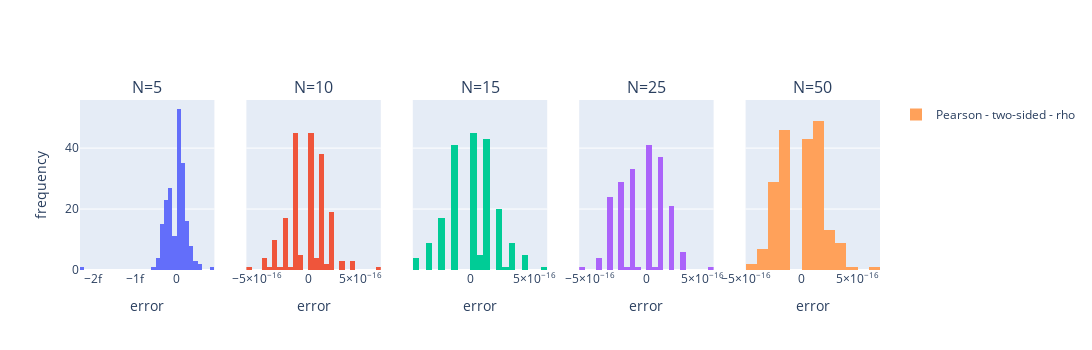
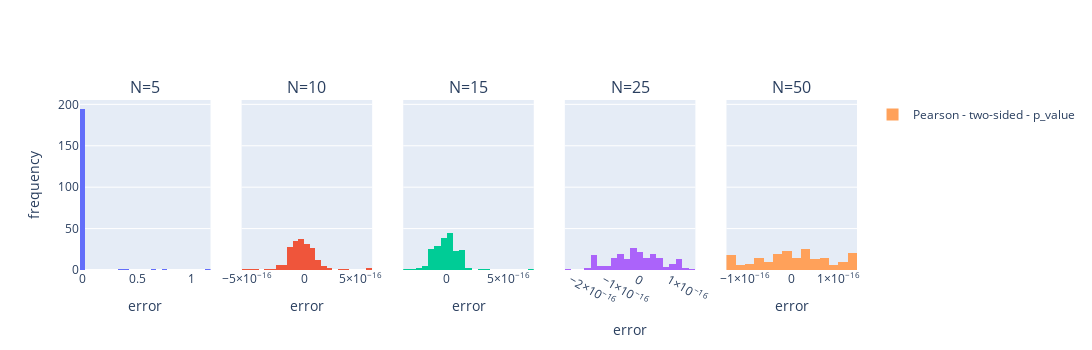
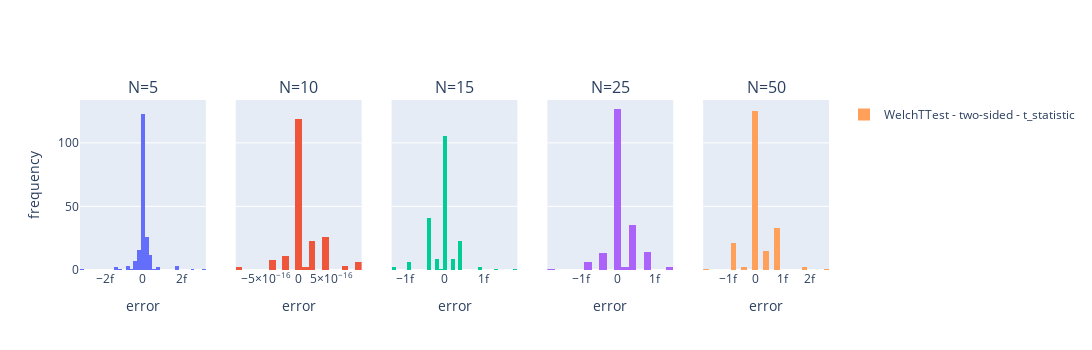
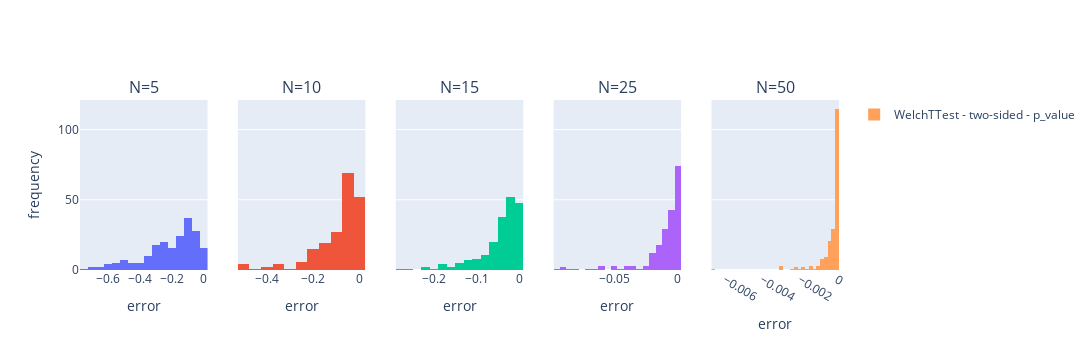

Notebook cell for these charts, in order:
### Code cell
import os

# load every test dataset
from sail_safe_functions.aggregator.data_frame_federated import DataFrameFederated
from sail_safe_functions.aggregator.data_model.data_model_series import DataModelSeries
from sail_safe_functions.aggregator.series_federated import SeriesFederated
from sail_safe_functions.test.helper_sail_safe_functions.tools_data_test import ToolsDataTest



import numpy
from sail_safe_functions.aggregator.statistics.pearson import Pearson
from sail_safe_functions.aggregator.statistics.spearman import Spearman
from sail_safe_functions.aggregator.statistics.welch_t_test import WelchTTest
from sail_safe_functions.aggregator.statistics.student_t_test import StudentTTest
from sail_safe_functions.aggregator.statistics.mann_whitney_u_test import MannWhitneyUTest


list_sample_size = [5, 10, 15, 25, 50]
effect_size = 1.0
is_paired = True
significance = 0.05
run_count = 200



list_estimator = []
list_estimator.append(Pearson(alternative="two-sided"))
list_estimator.append(WelchTTest(alternative="two-sided"))
list_estimator.append(StudentTTest(alternative="two-sided"))
list_estimator.append(Spearman(alternative="two-sided", type_ranking="cdf"))
list_estimator.append(MannWhitneyUTest(alternative="two-sided", type_ranking="cdf"))
for estimator in list_estimator:
    for target_estimate_name in estimator.list_estimate_name:
        list_experiment = []
        for sample_size in list_sample_size:
            experiment = experiment_bias_variance_two_sample(estimator, two_sample_uniform_low_res, sample_size, effect_size, is_paired, significance, run_count, target_estimate_name)
            list_experiment.append(experiment)
        plot_experiment_bias_variance_two_sample_hist(list_experiment)

### Figure 1 — Plotly figure (JSON) as saved in the notebook; plotly's stock layout.template omitted (floating-point values rounded to 4 significant figures; data arrays with more than 128 entries replaced by an {"elided": "..."} marker saying what was removed)
{"data": [{"histfunc": "count", "legendgroup": "Pearson - two-sided - rho", "name": "Pearson - two-sided - rho", "showlegend": false, "type": "histogram", "x": {"elided": "200 float values"}, "xaxis": "x", "yaxis": "y"}, {"histfunc": "count", "legendgroup": "Pearson - two-sided - rho", "name": "Pearson - two-sided - rho", "showlegend": false, "type": "histogram", "x": {"elided": "200 float values"}, "xaxis": "x2", "yaxis": "y2"}, {"histfunc": "count", "legendgroup": "Pearson - two-sided - rho", "name": "Pearson - two-sided - rho", "showlegend": false, "type": "histogram", "x": {"elided": "200 float values"}, "xaxis": "x3", "yaxis": "y3"}, {"histfunc": "count", "legendgroup": "Pearson - two-sided - rho", "name": "Pearson - two-sided - rho", "showlegend": false, "type": "histogram", "x": {"elided": "200 float values"}, "xaxis": "x4", "yaxis": "y4"}, {"histfunc": "count", "legendgroup": "Pearson - two-sided - rho", "name": "Pearson - two-sided - rho", "showlegend": true, "type": "histogram", "x": {"elided": "200 float values"}, "xaxis": "x5", "yaxis": "y5"}], "layout": {"annotations": [{"font": {"size": 16}, "showarrow": false, "text": "N=5", "x": 0.084, "xanchor": "center", "xref": "paper", "y": 1, "yanchor": "bottom", "yref": "paper"}, {"font": {"size": 16}, "showarrow": false, "text": "N=10", "x": 0.292, "xanchor": "center", "xref": "paper", "y": 1, "yanchor": "bottom", "yref": "paper"}, {"font": {"size": 16}, "showarrow": false, "text": "N=15", "x": 0.5, "xanchor": "center", "xref": "paper", "y": 1, "yanchor": "bottom", "yref": "paper"}, {"font": {"size": 16}, "showarrow": false, "text": "N=25", "x": 0.708, "xanchor": "center", "xref": "paper", "y": 1, "yanchor": "bottom", "yref": "paper"}, {"font": {"size": 16}, "showarrow": false, "text": "N=50", "x": 0.916, "xanchor": "center", "xref": "paper", "y": 1, "yanchor": "bottom", "yref": "paper"}], "height": 350, "showlegend": true, "width": 1200, "xaxis": {"anchor": "y", "domain": [0, 0.168], "title": {"text": "error"}}, "xaxis2": {"anchor": "y2", "domain": [0.208, 0.376], "title": {"text": "error"}}, "xaxis3": {"anchor": "y3", "domain": [0.416, 0.584], "title": {"text": "error"}}, "xaxis4": {"anchor": "y4", "domain": [0.624, 0.792], "title": {"text": "error"}}, "xaxis5": {"anchor": "y5", "domain": [0.832, 1], "title": {"text": "error"}}, "yaxis": {"anchor": "x", "domain": [0, 1], "title": {"text": "frequency"}}, "yaxis2": {"anchor": "x2", "domain": [0, 1], "matches": "y", "showticklabels": false}, "yaxis3": {"anchor": "x3", "domain": [0, 1], "matches": "y", "showticklabels": false}, "yaxis4": {"anchor": "x4", "domain": [0, 1], "matches": "y", "showticklabels": false}, "yaxis5": {"anchor": "x5", "domain": [0, 1], "matches": "y", "showticklabels": false}}}

### Figure 2 — Plotly figure (JSON) as saved in the notebook; plotly's stock layout.template omitted (floating-point values rounded to 4 significant figures; data arrays with more than 128 entries replaced by an {"elided": "..."} marker saying what was removed)
{"data": [{"histfunc": "count", "legendgroup": "Pearson - two-sided - p_value", "name": "Pearson - two-sided - p_value", "showlegend": false, "type": "histogram", "x": {"elided": "200 float values"}, "xaxis": "x", "yaxis": "y"}, {"histfunc": "count", "legendgroup": "Pearson - two-sided - p_value", "name": "Pearson - two-sided - p_value", "showlegend": false, "type": "histogram", "x": {"elided": "200 float values"}, "xaxis": "x2", "yaxis": "y2"}, {"histfunc": "count", "legendgroup": "Pearson - two-sided - p_value", "name": "Pearson - two-sided - p_value", "showlegend": false, "type": "histogram", "x": {"elided": "200 float values"}, "xaxis": "x3", "yaxis": "y3"}, {"histfunc": "count", "legendgroup": "Pearson - two-sided - p_value", "name": "Pearson - two-sided - p_value", "showlegend": false, "type": "histogram", "x": {"elided": "200 float values"}, "xaxis": "x4", "yaxis": "y4"}, {"histfunc": "count", "legendgroup": "Pearson - two-sided - p_value", "name": "Pearson - two-sided - p_value", "showlegend": true, "type": "histogram", "x": {"elided": "200 float values"}, "xaxis": "x5", "yaxis": "y5"}], "layout": {"annotations": [{"font": {"size": 16}, "showarrow": false, "text": "N=5", "x": 0.084, "xanchor": "center", "xref": "paper", "y": 1, "yanchor": "bottom", "yref": "paper"}, {"font": {"size": 16}, "showarrow": false, "text": "N=10", "x": 0.292, "xanchor": "center", "xref": "paper", "y": 1, "yanchor": "bottom", "yref": "paper"}, {"font": {"size": 16}, "showarrow": false, "text": "N=15", "x": 0.5, "xanchor": "center", "xref": "paper", "y": 1, "yanchor": "bottom", "yref": "paper"}, {"font": {"size": 16}, "showarrow": false, "text": "N=25", "x": 0.708, "xanchor": "center", "xref": "paper", "y": 1, "yanchor": "bottom", "yref": "paper"}, {"font": {"size": 16}, "showarrow": false, "text": "N=50", "x": 0.916, "xanchor": "center", "xref": "paper", "y": 1, "yanchor": "bottom", "yref": "paper"}], "height": 350, "showlegend": true, "width": 1200, "xaxis": {"anchor": "y", "domain": [0, 0.168], "title": {"text": "error"}}, "xaxis2": {"anchor": "y2", "domain": [0.208, 0.376], "title": {"text": "error"}}, "xaxis3": {"anchor": "y3", "domain": [0.416, 0.584], "title": {"text": "error"}}, "xaxis4": {"anchor": "y4", "domain": [0.624, 0.792], "title": {"text": "error"}}, "xaxis5": {"anchor": "y5", "domain": [0.832, 1], "title": {"text": "error"}}, "yaxis": {"anchor": "x", "domain": [0, 1], "title": {"text": "frequency"}}, "yaxis2": {"anchor": "x2", "domain": [0, 1], "matches": "y", "showticklabels": false}, "yaxis3": {"anchor": "x3", "domain": [0, 1], "matches": "y", "showticklabels": false}, "yaxis4": {"anchor": "x4", "domain": [0, 1], "matches": "y", "showticklabels": false}, "yaxis5": {"anchor": "x5", "domain": [0, 1], "matches": "y", "showticklabels": false}}}

### Figure 3 — Plotly figure (JSON) as saved in the notebook; plotly's stock layout.template omitted (floating-point values rounded to 4 significant figures; data arrays with more than 128 entries replaced by an {"elided": "..."} marker saying what was removed)
{"data": [{"histfunc": "count", "legendgroup": "WelchTTest - two-sided - t_statistic", "name": "WelchTTest - two-sided - t_statistic", "showlegend": false, "type": "histogram", "x": {"elided": "200 float values"}, "xaxis": "x", "yaxis": "y"}, {"histfunc": "count", "legendgroup": "WelchTTest - two-sided - t_statistic", "name": "WelchTTest - two-sided - t_statistic", "showlegend": false, "type": "histogram", "x": {"elided": "200 float values"}, "xaxis": "x2", "yaxis": "y2"}, {"histfunc": "count", "legendgroup": "WelchTTest - two-sided - t_statistic", "name": "WelchTTest - two-sided - t_statistic", "showlegend": false, "type": "histogram", "x": {"elided": "200 float values"}, "xaxis": "x3", "yaxis": "y3"}, {"histfunc": "count", "legendgroup": "WelchTTest - two-sided - t_statistic", "name": "WelchTTest - two-sided - t_statistic", "showlegend": false, "type": "histogram", "x": {"elided": "200 float values"}, "xaxis": "x4", "yaxis": "y4"}, {"histfunc": "count", "legendgroup": "WelchTTest - two-sided - t_statistic", "name": "WelchTTest - two-sided - t_statistic", "showlegend": true, "type": "histogram", "x": {"elided": "200 float values"}, "xaxis": "x5", "yaxis": "y5"}], "layout": {"annotations": [{"font": {"size": 16}, "showarrow": false, "text": "N=5", "x": 0.084, "xanchor": "center", "xref": "paper", "y": 1, "yanchor": "bottom", "yref": "paper"}, {"font": {"size": 16}, "showarrow": false, "text": "N=10", "x": 0.292, "xanchor": "center", "xref": "paper", "y": 1, "yanchor": "bottom", "yref": "paper"}, {"font": {"size": 16}, "showarrow": false, "text": "N=15", "x": 0.5, "xanchor": "center", "xref": "paper", "y": 1, "yanchor": "bottom", "yref": "paper"}, {"font": {"size": 16}, "showarrow": false, "text": "N=25", "x": 0.708, "xanchor": "center", "xref": "paper", "y": 1, "yanchor": "bottom", "yref": "paper"}, {"font": {"size": 16}, "showarrow": false, "text": "N=50", "x": 0.916, "xanchor": "center", "xref": "paper", "y": 1, "yanchor": "bottom", "yref": "paper"}], "height": 350, "showlegend": true, "width": 1200, "xaxis": {"anchor": "y", "domain": [0, 0.168], "title": {"text": "error"}}, "xaxis2": {"anchor": "y2", "domain": [0.208, 0.376], "title": {"text": "error"}}, "xaxis3": {"anchor": "y3", "domain": [0.416, 0.584], "title": {"text": "error"}}, "xaxis4": {"anchor": "y4", "domain": [0.624, 0.792], "title": {"text": "error"}}, "xaxis5": {"anchor": "y5", "domain": [0.832, 1], "title": {"text": "error"}}, "yaxis": {"anchor": "x", "domain": [0, 1], "title": {"text": "frequency"}}, "yaxis2": {"anchor": "x2", "domain": [0, 1], "matches": "y", "showticklabels": false}, "yaxis3": {"anchor": "x3", "domain": [0, 1], "matches": "y", "showticklabels": false}, "yaxis4": {"anchor": "x4", "domain": [0, 1], "matches": "y", "showticklabels": false}, "yaxis5": {"anchor": "x5", "domain": [0, 1], "matches": "y", "showticklabels": false}}}

### Figure 4 — Plotly figure (JSON) as saved in the notebook; plotly's stock layout.template omitted (floating-point values rounded to 4 significant figures; data arrays with more than 128 entries replaced by an {"elided": "..."} marker saying what was removed)
{"data": [{"histfunc": "count", "legendgroup": "WelchTTest - two-sided - p_value", "name": "WelchTTest - two-sided - p_value", "showlegend": false, "type": "histogram", "x": {"elided": "200 float values"}, "xaxis": "x", "yaxis": "y"}, {"histfunc": "count", "legendgroup": "WelchTTest - two-sided - p_value", "name": "WelchTTest - two-sided - p_value", "showlegend": false, "type": "histogram", "x": {"elided": "200 float values"}, "xaxis": "x2", "yaxis": "y2"}, {"histfunc": "count", "legendgroup": "WelchTTest - two-sided - p_value", "name": "WelchTTest - two-sided - p_value", "showlegend": false, "type": "histogram", "x": {"elided": "200 float values"}, "xaxis": "x3", "yaxis": "y3"}, {"histfunc": "count", "legendgroup": "WelchTTest - two-sided - p_value", "name": "WelchTTest - two-sided - p_value", "showlegend": false, "type": "histogram", "x": {"elided": "200 float values"}, "xaxis": "x4", "yaxis": "y4"}, {"histfunc": "count", "legendgroup": "WelchTTest - two-sided - p_value", "name": "WelchTTest - two-sided - p_value", "showlegend": true, "type": "histogram", "x": {"elided": "200 float values"}, "xaxis": "x5", "yaxis": "y5"}], "layout": {"annotations": [{"font": {"size": 16}, "showarrow": false, "text": "N=5", "x": 0.084, "xanchor": "center", "xref": "paper", "y": 1, "yanchor": "bottom", "yref": "paper"}, {"font": {"size": 16}, "showarrow": false, "text": "N=10", "x": 0.292, "xanchor": "center", "xref": "paper", "y": 1, "yanchor": "bottom", "yref": "paper"}, {"font": {"size": 16}, "showarrow": false, "text": "N=15", "x": 0.5, "xanchor": "center", "xref": "paper", "y": 1, "yanchor": "bottom", "yref": "paper"}, {"font": {"size": 16}, "showarrow": false, "text": "N=25", "x": 0.708, "xanchor": "center", "xref": "paper", "y": 1, "yanchor": "bottom", "yref": "paper"}, {"font": {"size": 16}, "showarrow": false, "text": "N=50", "x": 0.916, "xanchor": "center", "xref": "paper", "y": 1, "yanchor": "bottom", "yref": "paper"}], "height": 350, "showlegend": true, "width": 1200, "xaxis": {"anchor": "y", "domain": [0, 0.168], "title": {"text": "error"}}, "xaxis2": {"anchor": "y2", "domain": [0.208, 0.376], "title": {"text": "error"}}, "xaxis3": {"anchor": "y3", "domain": [0.416, 0.584], "title": {"text": "error"}}, "xaxis4": {"anchor": "y4", "domain": [0.624, 0.792], "title": {"text": "error"}}, "xaxis5": {"anchor": "y5", "domain": [0.832, 1], "title": {"text": "error"}}, "yaxis": {"anchor": "x", "domain": [0, 1], "title": {"text": "frequency"}}, "yaxis2": {"anchor": "x2", "domain": [0, 1], "matches": "y", "showticklabels": false}, "yaxis3": {"anchor": "x3", "domain": [0, 1], "matches": "y", "showticklabels": false}, "yaxis4": {"anchor": "x4", "domain": [0, 1], "matches": "y", "showticklabels": false}, "yaxis5": {"anchor": "x5", "domain": [0, 1], "matches": "y", "showticklabels": false}}}
